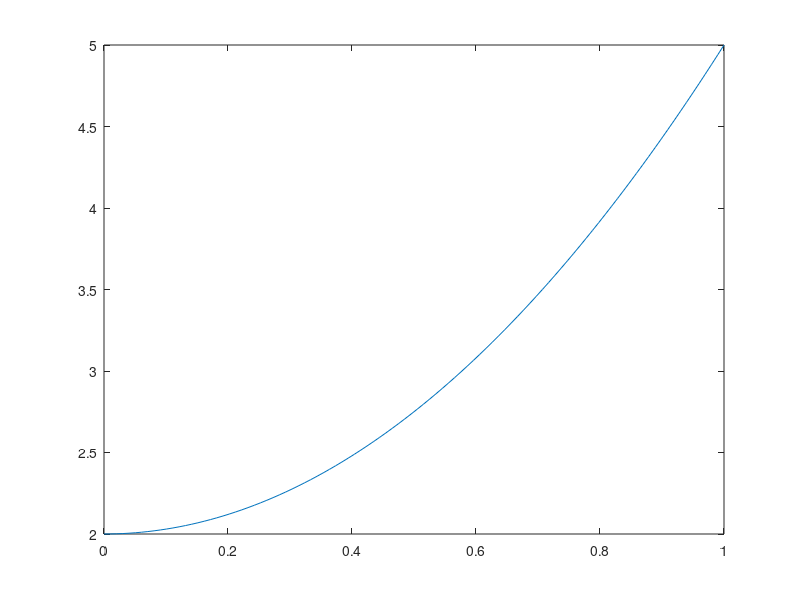

Write MATLAB code to recreate this figure.
% This is a comment
clc, clear all, close all
%% Section 1
x = linspace(0,1,100);
y = x;
plot(x,y);
%% Section 2
x = linspace(0,1,100);
y = x.^2;
plot(x,y);
%% Section 3
x = linspace(0,1,100);
y = 3*x.^2+2;
plot(x,y);